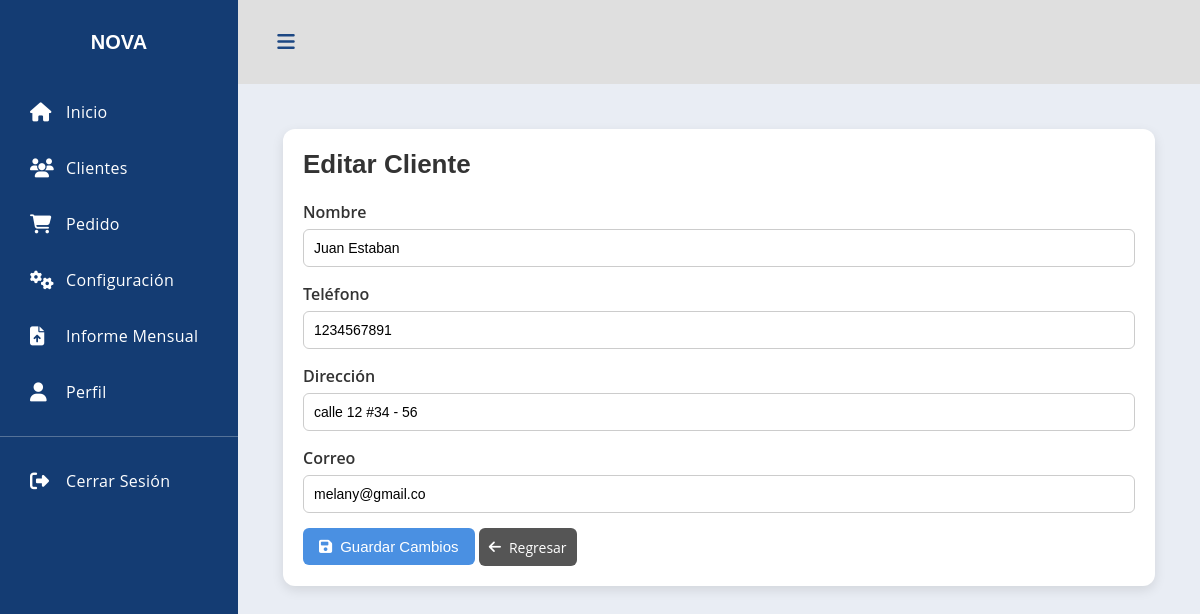
/clientes/editar/2/, run on the app's committed database.
### CreacionUsu/models.py (models this page shows, shortened)
class Cliente(models.Model):
    id_cliente = models.AutoField(primary_key=True)
    nombre = models.CharField(max_length=200)
    telefono = models.CharField(max_length=20)
    direccion = models.CharField(max_length=255)
    correo = models.EmailField(blank=True, null=True)
    fecha_registro = models.DateTimeField(auto_now_add=True)

### CreacionUsu/views.py (the view)
# urls.py: path('editar/<int:id>/', views.editar_cliente, name='editar_cliente'),
def editar_cliente(request, id):
    cliente = get_object_or_404(Cliente, id_cliente=id)
    if request.method == 'POST':
        form = ClienteForm(request.POST, instance=cliente)
        if form.is_valid():
            form.save()
            return redirect('lista_clientes')
    else:
        form = ClienteForm(instance=cliente)
    return render(request, 'clientes/editar_cliente.html', {'form': form})

### CreacionUsu/forms.py
class ClienteForm(forms.ModelForm):
    class Meta:
        model = Cliente
        fields = ['nombre', 'telefono', 'direccion', 'correo']

### CreacionUsu/templates/clientes/editar_cliente.html (shortened to what this page needs)
{% extends 'menu/menu.html' %}
{% load static %}
{% block content %}
<link rel="stylesheet" href="{% static 'CreacionUsu/css/style.css' %}">
<div class="cliente-container">
    <div class="cliente-card">
        <div class="cliente-card-header">
            <h1>Editar Cliente</h1>
        </div>
        <div class="cliente-card-body">
            <form method="POST" novalidate>
                <div class="form-group">
                    <label for="id_nombre">Nombre</label>
                    {{ form.nombre }}
                </div>
                <div class="form-group">
                    <label for="id_telefono">Teléfono</label>
                    {{ form.telefono }}
                </div>
                <div class="form-group">
                    <label for="id_direccion">Dirección</label>
                    {{ form.direccion }}
                </div>
                <div class="form-group">
                    <label for="id_correo">Correo</label>
                    {{ form.correo }}
                </div>
                <button type="submit" class="btn-primary">
                    <i class="fas fa-save"></i> Guardar Cambios
                </button>
                <a href="{% url 'lista_clientes' %}" class="btn-secondary">
                    <i class="fas fa-arrow-left"></i> Regresar
                </a>
            </form>
        </div>
    </div>
</div>
{% endblock %}

### menu/static/menu/CSS/style.css (style rules this page uses)
:root { --font-family-sans-serif: "Open Sans", -apple-system, BlinkMacSystemFont, "Segoe UI", Roboto, "Helvetica Neue", Arial, sans-serif, "Apple Color Emoji", "Segoe UI Emoji", "Segoe UI Symbol", "Noto Color Emoji"; }
*, *::before, *::after { -webkit-box-sizing: border-box; box-sizing: border-box; }
html { font-family: sans-serif; line-height: 1.15; -webkit-text-size-adjust: 100%; -webkit-tap-highlight-color: rgba(0, 0, 0, 0); }
body { margin: 0; font-family: "Open Sans", -apple-system, BlinkMacSystemFont, "Segoe UI", Roboto, "Helvetica Neue", Arial, sans-serif, "Apple Color Emoji", "Segoe UI Emoji", "Segoe UI Symbol", "Noto Color Emoji"; font-size: 1rem; font-weight: 400; line-height: 1.5; color: #515151; text-align: left; background-color: #e9edf4; }
h1, h2, h3, h4, h5, h6 { margin-top: 0; margin-bottom: 0.5rem; }
a { color: #3f84fc; text-decoration: none; background-color: transparent; }
h1, h2, h3, h4, h5, h6, .h1, .h2, .h3, .h4, .h5, .h6 { font-family: "Nunito", sans-serif; margin-bottom: 0.5rem; font-weight: 500; line-height: 1.2; }
h1, .h1 { font-size: 2.5rem; font-weight: normal; }

### CreacionUsu/static/CreacionUsu/CSS/style.css (style rules this page uses)
.cliente-container { width: 100%; padding: 20px; }
.cliente-card { background: #ffffff; border-radius: 12px; padding: 20px; box-shadow: 0 4px 12px rgba(0,0,0,0.1); }
.cliente-card-header h1 { font-size: 26px; margin-bottom: 20px; color: #333; font-weight: bold; }
.btn-primary { background: #4A90E2; color: #fff; padding: 10px 16px; border-radius: 6px; text-decoration: none; font-size: 14px; transition: 0.3s; }
.form-group { margin-bottom: 15px; }
.form-group label { display: block; font-weight: 600; margin-bottom: 5px; color: #333; }
.form-group input, .form-group textarea { width: 100%; padding: 10px; border: 1px solid #ccc; border-radius: 6px; font-size: 14px; transition: border-color 0.2s ease; }
.btn-primary { background: #4A90E2; color: white !important; padding: 10px 16px; border: none; border-radius: 6px; font-size: 15px; display: inline-flex; align-items: center; gap: 8px; text-decoration: none; transition: background 0.3s ease; }
.btn-secondary { background: #555; color: white !important; padding: 8.5px 10px 8.5px; border-radius: 6px; font-size: 14px; text-decoration: none !important; display: inline-flex; align-items: center; gap: 8px; transition: background 0.3s ease; }

### data on the page
Cliente: nombre "Juan Estaban", telefono "1234567891", direccion "calle 12 #34 - 56", correo "melany@gmail.co"
